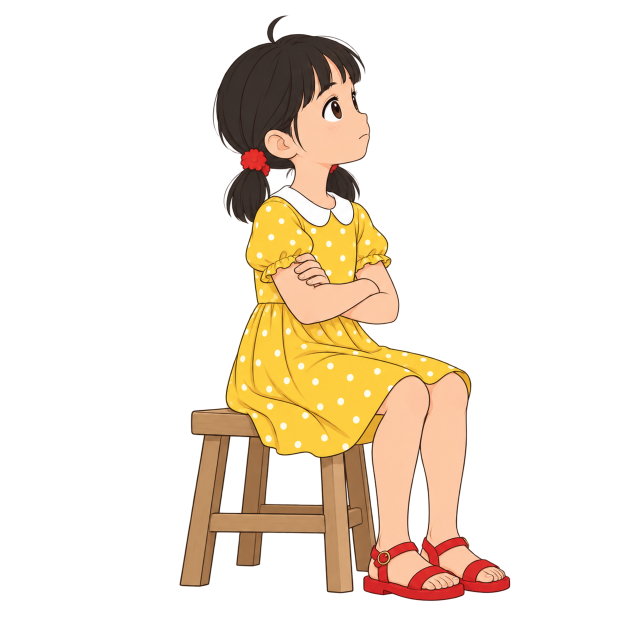
#> input picture collab/reviews/20261020_0000_s14_seated_first3/F000.png, 1254 x 1254 px, found by its file name (shown at 1/2 size)
$ python register_complete_seated_body.py 5
#> lines starting #> are read from the running program, lines starting #| are printed output that depends on the picture; after the words box and inside, x2 and y2 are one past the last pixel; in counts of white or black regions, pixels touching at a corner belong together; pictures that were not available may be replaced by others from this repository, and a replacement may not be noted
from pathlib import Path
from PIL import Image,ImageDraw,ImageFont
from scipy import ndimage
import numpy as np,json,hashlib,sys
P=Path(__file__).parent;R=P.parent;f=int(sys.argv[1]);B=Image.open(R/'refs/assets/chars/x15/F000.png').convert('RGBA');A=Image.open(P/f'X{f}_complete_body_call01_original.png').convert('RGBA');size=B.size;Y,X=np.indices((size[1],size[0]));ba=np.array(B)
#> further down, B is the input picture: PIL image 1254x1254 RGBA; mean R, G, B, A 47.9, 36.8, 22.8, 60.1
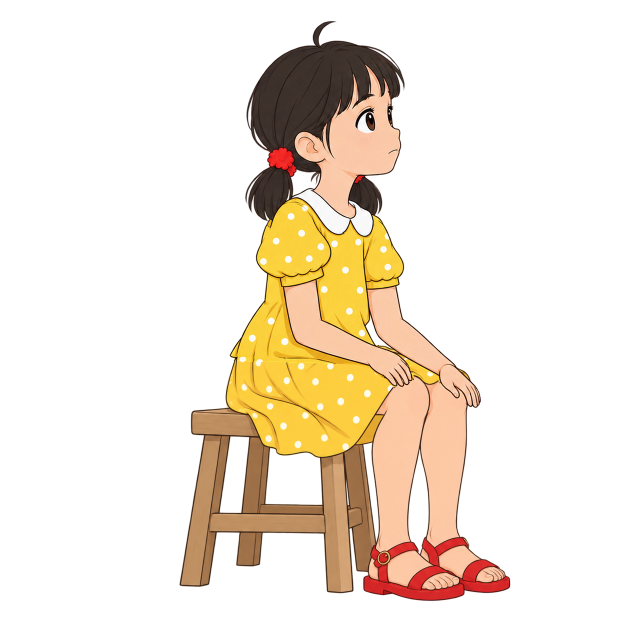
#> input picture collab/reviews/20261020_0000_s14_seated_first3/X183_FROM_ACTUAL180_COMPLETE_TARGET.png, 1254 x 1254 px, given in place of X5_complete_body_call01_original.png, which was not available (shown at 1/2 size)
#> further down, A is the input picture: PIL image 1254x1254 RGBA; mean R, G, B, A 48.2, 37.1, 23.1, 60.8
#> after `size = B.size`: size = (1254, 1254)
def shoe_points(im):
 a=np.array(im);sel=(Y>1080)&(a[:,:,3]>220)&(a[:,:,0]>125)&(a[:,:,1]<110)&(a[:,:,2]<110)&(a[:,:,0]>1.75*a[:,:,1]);return np.c_[X[sel],Y[sel]]
#> after `sel = (Y > 1080) & (a[:, :, 3] > 220) & (a[:, :, 0] > 125) & (a[:, :, `:
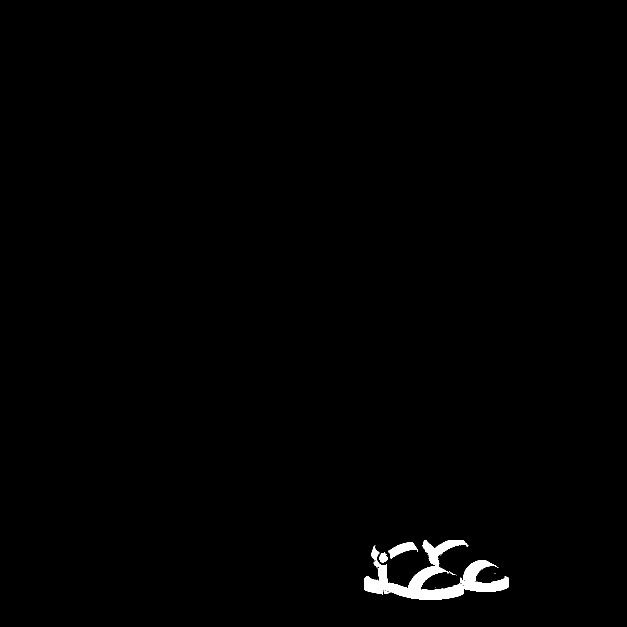
#> sel: shape (1254, 1254) bool (shown at 1/2 size); 0.8% white; 22 white regions (17 under 20 px), largest, box (x1, y1, x2, y2) and area: (729, 1091, 1018, 1200) 9688, (845, 1081, 937, 1132) 1678, (776, 1085, 836, 1117) 876, (759, 1105, 775, 1125) 231, (768, 1181, 781, 1188) 48
a=shoe_points(A);b=shoe_points(B);ca=a.mean(0);cb=b.mean(0);s=np.sqrt(((b-cb)**2).sum(1).mean()/((a-ca)**2).sum(1).mean());t=cb-s*ca;N=A.transform(size,Image.Transform.AFFINE,(1/s,0,-t[0]/s,0,1/s,-t[1]/s),Image.Resampling.BICUBIC);na=np.array(N)
#> after `a = shoe_points(A)`: a = 12540 pairs, first value 729 to 1017, second value 1081 to 1199
#> after `b = shoe_points(B)`: b has the same summary as a
#> after `ca = a.mean(0)`: ca = [861.9, 1150.3]
#> after `cb = b.mean(0)`: cb = [861.9, 1150.3]
#> after `s = np.sqrt(((b - cb) ** 2).sum(1).mean() / ((a - ca) ** 2).sum(1).mea`: s = 1
#> after `t = cb - s * ca`: t = [0, 0]
# Whole native head, chest, complete arms and entire dress are all one registered drawing.
mask=np.array(Image.open(P/'X180_COMPLETE_BODY_HEAD_ARMS_HIPS_LEGS_WHITE_DOMAIN.png').convert('L'))>0
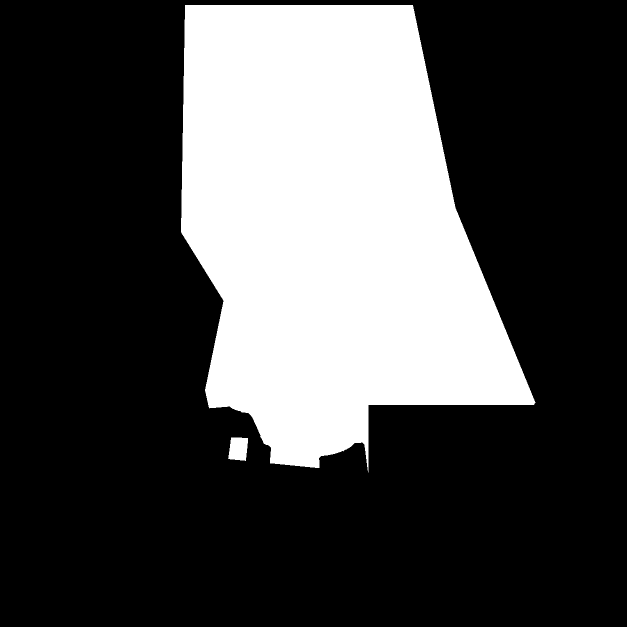
#> input picture collab/reviews/20261020_0000_s14_seated_first3/X180_COMPLETE_BODY_HEAD_ARMS_HIPS_LEGS_WHITE_DOMAIN.png, 1254 x 1254 px (shown at 1/2 size)
#> mask: shape (1254, 1254) bool; 29.1% white; 2 white regions, box (x1, y1, x2, y2) and area: (362, 10, 1071, 945) 456769, (456, 875, 496, 922) 1565
cloths=[]
for v in [ba,na]:
 r,g,bl=v[:,:,:3].astype(float).transpose(2,0,1);q=(Y>390)&(Y<950)&(X>400)&(X<1020)&(v[:,:,3]>80)&(r>178)&(g>140)&(bl<140)&(g-bl>48);lab,num=ndimage.label(q);sz=np.bincount(lab.ravel());k=1+np.argmax(sz[1:]);cloths.append(ndimage.binary_dilation(ndimage.binary_fill_holes(lab==k),iterations=3))
#> this loop made 2 passes
#> (num, k) on passes 1 to 2: (247, 32), (230, 9)
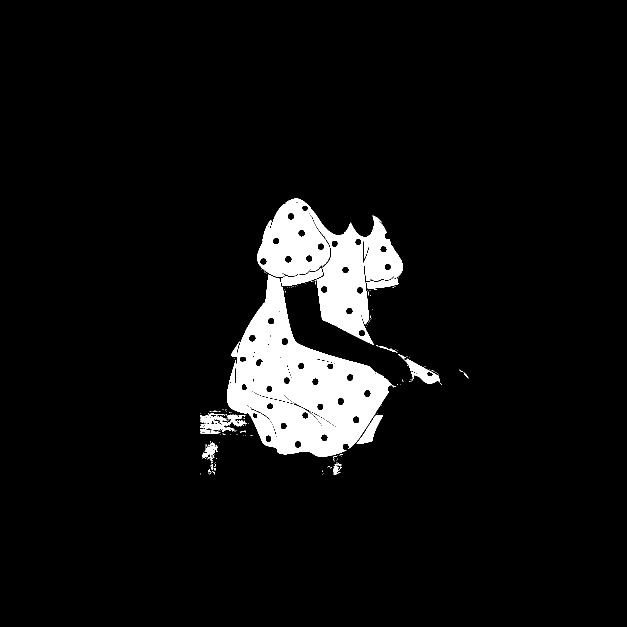
#> q: shape (1254, 1254) bool (shown at 1/2 size); 6.5% white; 154 white regions (139 under 20 px), largest, box (x1, y1, x2, y2) and area: (454, 549, 792, 914) 57265, (514, 397, 806, 690) 36573, (401, 827, 494, 863) 1404
#> after the loop, cloths = 2 items
mask|=cloths[0]|cloths[1]
#> mask: shape (1254, 1254) bool; 29.2% white; 2 white regions, box (x1, y1, x2, y2) and area: (362, 10, 1071, 945) 458171, (456, 875, 496, 922) 1565
# Protect true original complete legs and bench; native complete hand silhouettes overlap in the foreground.
sk=(Y>744)&(X>710)&(ba[:,:,0]>150)&(ba[:,:,1]>100)&(ba[:,:,2]>95)&(ba[:,:,2]>.65*ba[:,:,1])&(ba[:,:,3]>200);lab,num=ndimage.label(sk);legs=np.zeros_like(sk)
#> after `sk = (Y > 744) & (X > 710) & (ba[:, :, 0] > 150) & (ba[:, :, 1] > 100)`: sk: shape (1254, 1254) bool; 3.8% white; 26 white regions (12 under 20 px), largest, box (x1, y1, x2, y2) and area: (745, 753, 858, 1105) 25095, (842, 745, 935, 1095) 23295, (775, 1101, 866, 1173) 3734
#> after `lab, num = ndimage.label(sk)`: lab: shape (1254, 1254) int32; 33 distinct labels, from 0 to 32
#> after `lab, num = ndimage.label(sk)`: num = 32
for k in range(1,num+1):
 z=lab==k
 if z.sum()>10000:legs|=z
#> legs: shape (1254, 1254) bool; 3.1% white; 2 white regions, box (x1, y1, x2, y2) and area: (745, 753, 858, 1105) 25095, (842, 745, 935, 1095) 23294
legs=ndimage.binary_dilation(ndimage.binary_fill_holes(legs),iterations=3);mask[legs]=0
#> after `legs = ndimage.binary_dilation(ndimage.binary_fill_holes(legs), iterat`: legs: shape (1254, 1254) bool; 3.3% white; 1 white region, box (x1, y1, x2, y2) and area: (742, 742, 938, 1108) 52675
#> after `mask[legs] = 0`: mask: shape (1254, 1254) bool; 28.7% white; 2 white regions, box (x1, y1, x2, y2) and area: (362, 10, 1071, 945) 449540, (456, 875, 496, 922) 1565
r,g,bl=ba[:,:,:3].astype(float).transpose(2,0,1);wood=(ba[:,:,3]>50)&(Y>800)&(X<735)&(r>85)&(r<225)&(g>50)&(g<185)&(bl>20)&(bl<145)&(r-g>12)&(g-bl>12);lab,num=ndimage.label(wood);wk=np.zeros_like(wood)
#> after `wood = (ba[:, :, 3] > 50) & (Y > 800) & (X < 735) & (r > 85) & (r < 22`: wood: shape (1254, 1254) bool; 4% white; 272 white regions (247 under 20 px), largest, box (x1, y1, x2, y2) and area: (362, 870, 705, 1184) 35473, (689, 889, 735, 1142) 8189, (485, 874, 646, 1028) 7813
#> after `lab, num = ndimage.label(wood)`: lab: shape (1254, 1254) int32; 585 distinct labels, from 0 to 584
#> after `lab, num = ndimage.label(wood)`: num = 584
for k in range(1,num+1):
 z=lab==k
 if z.sum()>400:wk|=z
#> wk: shape (1254, 1254) bool; 3.8% white; 5 white regions, box (x1, y1, x2, y2) and area: (362, 870, 705, 1184) 35473, (689, 889, 735, 1142) 8189, (485, 874, 646, 1028) 7813, (384, 817, 517, 873) 5775, (475, 1065, 523, 1131) 2769
wk=ndimage.binary_dilation(ndimage.binary_fill_holes(wk),iterations=3);mask[wk]=0
#> after `wk = ndimage.binary_dilation(ndimage.binary_fill_holes(wk), iterations`: wk: shape (1254, 1254) bool; 4.4% white; 1 white region, box (x1, y1, x2, y2) and area: (359, 814, 738, 1187) 69140
#> after `mask[wk] = 0`: mask: shape (1254, 1254) bool; 28.6% white; 2 white regions, box (x1, y1, x2, y2) and area: (362, 10, 1071, 945) 448901, (456, 875, 496, 922) 1565
skn=(na[:,:,0]>150)&(na[:,:,1]>95)&(na[:,:,2]>80)&(na[:,:,2]>.62*na[:,:,1])&(na[:,:,3]>200)&(Y>500)&(Y<810);lab,num=ndimage.label(skn);arms=np.zeros_like(skn)
#> after `skn = (na[:, :, 0] > 150) & (na[:, :, 1] > 95) & (na[:, :, 2] > 80) & `: skn: shape (1254, 1254) bool; 2.5% white; 40 white regions (6 under 20 px), largest, box (x1, y1, x2, y2) and area: (568, 560, 823, 772) 16208, (735, 573, 957, 810) 14066, (764, 753, 858, 810) 3443
#> after `lab, num = ndimage.label(skn)`:
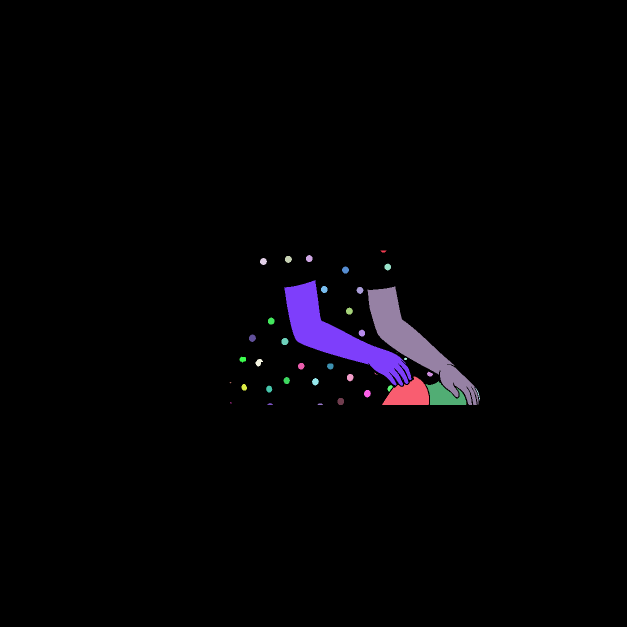
#> lab: shape (1254, 1254) int32 (shown at 1/2 size); 45 distinct labels, from 0 to 44; one colour per label, 0 black
#> after `lab, num = ndimage.label(skn)`: num = 44
for k in range(1,num+1):
 z=lab==k
 if z.sum()>8000 and Y[z].min()<610:arms|=z
#> arms: shape (1254, 1254) bool; 1.9% white; 2 white regions, box (x1, y1, x2, y2) and area: (568, 560, 823, 772) 16208, (735, 573, 957, 810) 14065
arms=ndimage.binary_dilation(ndimage.binary_fill_holes(arms),iterations=3);mask[arms]=1
#> after `arms = ndimage.binary_dilation(ndimage.binary_fill_holes(arms), iterat`: arms: shape (1254, 1254) bool; 2.2% white; 2 white regions, box (x1, y1, x2, y2) and area: (565, 557, 826, 775) 18574, (732, 570, 960, 813) 16215
#> after `mask[arms] = 1`: mask: shape (1254, 1254) bool; 28.8% white; 2 white regions, box (x1, y1, x2, y2) and area: (362, 10, 1071, 945) 451489, (456, 875, 496, 922) 1565
m=Image.fromarray(np.uint8(mask)*255);c=Image.composite(N,B,m);aa=np.array(c)
# Remove only truly disconnected subpixel dust, never connected fingers/hair or contour.
lab,num=ndimage.label(aa[:,:,3]>12);sz=np.bincount(lab.ravel());dust=np.isin(lab,np.where((sz<8)&(np.arange(len(sz))>0))[0]);aa[dust]=0;c=Image.fromarray(aa)
#> after `lab, num = ndimage.label(aa[:, :, 3] > 12)`: lab: shape (1254, 1254) int32; values 0 (black) and 1 (white), 24.4% white; 1 white region, box (x1, y1, x2, y2) and area: (358, 42, 1021, 1202) 383818
#> after `lab, num = ndimage.label(aa[:, :, 3] > 12)`: num = 1
#> after `sz = np.bincount(lab.ravel())`: sz = [1188698, 383818]
#> after `dust = np.isin(lab, np.where((sz < 8) & (np.arange(len(sz)) > 0))[0])`: dust: shape (1254, 1254) bool; every value is 0
fp=P/f'X{f}_complete_registered_candidate.png';c.save(fp);m.save(P/f'X{f}_complete_native_semantic_return_mask.png')
bg=Image.new('RGBA',size,'#f7f5ed');bg.alpha_composite(c);bg.convert('RGB').resize((880,880)).save(P/f'X{f}_COMPLETE_REGISTERED_REVIEW.jpg',quality=91);bg.crop((440,370,985,935)).resize((850,881)).convert('RGB').save(P/f'X{f}_NATIVE_BODY_ARMS_HIP_RETURN_DETAIL.jpg',quality=91)
def region_means(v):
 r,g,bl=v[:,:,:3].astype(float).transpose(2,0,1);ok=v[:,:,3]>245;regs={'hair':ok&(Y<470)&(r>20)&(r<130)&(g>20)&(g<120)&(bl>20)&(bl<110)&(r-g<25)&(g-bl<25),'skin':ok&(Y<810)&(r>180)&(g>120)&(bl>105)&(r-g>22)&(g-bl>9)&(g-bl<72),'yellow_cloth':ok&(Y>395)&(Y<940)&(X>420)&(X<995)&(r>190)&(g>150)&(bl<130)&(r-g>6)};return {k:v[ndimage.binary_erosion(z,iterations=2),:3].mean(0) for k,z in regs.items()}
#> after `ok = v[:, :, 3] > 245`:
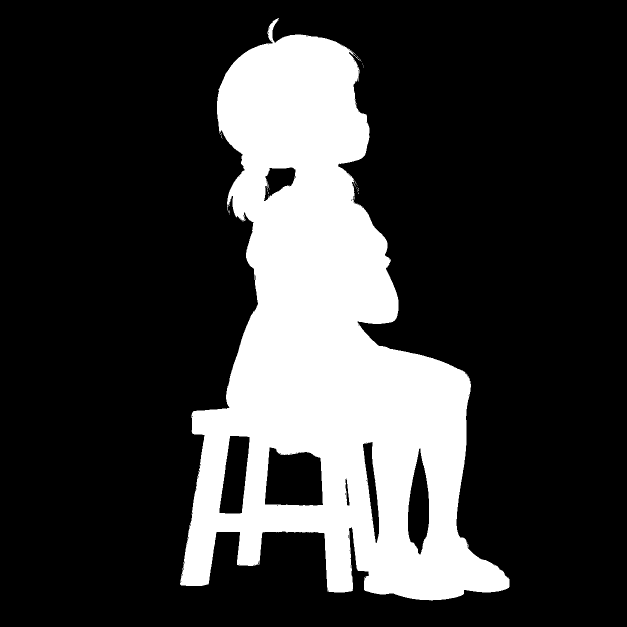
#> ok: shape (1254, 1254) bool (shown at 1/2 size); 23.3% white; 35 white regions (34 under 20 px), largest, box (x1, y1, x2, y2) and area: (360, 36, 1019, 1201) 365778
ref=region_means(ba);vals=region_means(aa);palette={k:{'mean_rgb':v.tolist(),'mother_mean_rgb':ref[k].tolist(),'delta':(v-ref[k]).tolist(),'within4':bool(np.max(np.abs(v-ref[k]))<=4)} for k,v in vals.items()}
#> after `ref = region_means(ba)`: ref = {'hair': [56.93, 46.36, 41.27], 'skin': [251.8, 199.3, 164.1], 'yellow_cloth': [251.1, 203.6, 61.71]}
#> in region_means (call 2), `r, g, bl = v[:, :, :3].astype(float).transpose(2, 0, 1)`:
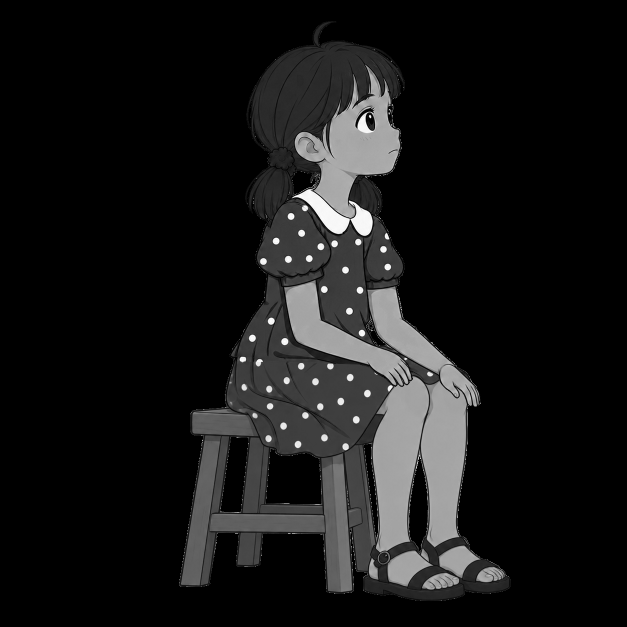
#> bl: shape (1254, 1254) float64 (shown at 1/2 size); min 0, max 255, mean 23
#> after `vals = region_means(aa)`: vals = {'hair': [58.18, 46.24, 41.09], 'skin': [249.1, 199.1, 166.1], 'yellow_cloth': [249.2, 204.3, 60.04]}
#> after `palette = {k: {'mean_rgb': v.tolist(), 'mother_mean_rgb': ref[k].tolis`: palette = 3 items
rec={'status':'ONE_NATIVE_COMPLETE_BODY_SINGLE_SIMILARITY_CANDIDATE','frame':f,'scale':s,'rotation_deg':0,'translation':t.tolist(),'registration_anchor':'complete pair of red sandals, global similarity only; exact original legs and bench retained under same native complete hand silhouettes','raw_sha256':hashlib.sha256((P/f'X{f}_complete_body_call01_original.png').read_bytes()).hexdigest(),'final_sha256':hashlib.sha256(fp.read_bytes()).hexdigest(),'palette_same_mother_semantic_mean_rgb':palette,'disconnected_dust_removed_pixels':int(dust.sum()),'no_independent_limb_transform':True};(P/f'X{f}_native_single_registration.json').write_text(json.dumps(rec,ensure_ascii=False,indent=2));print(json.dumps(rec,ensure_ascii=False))
#> (printed output is left out)
